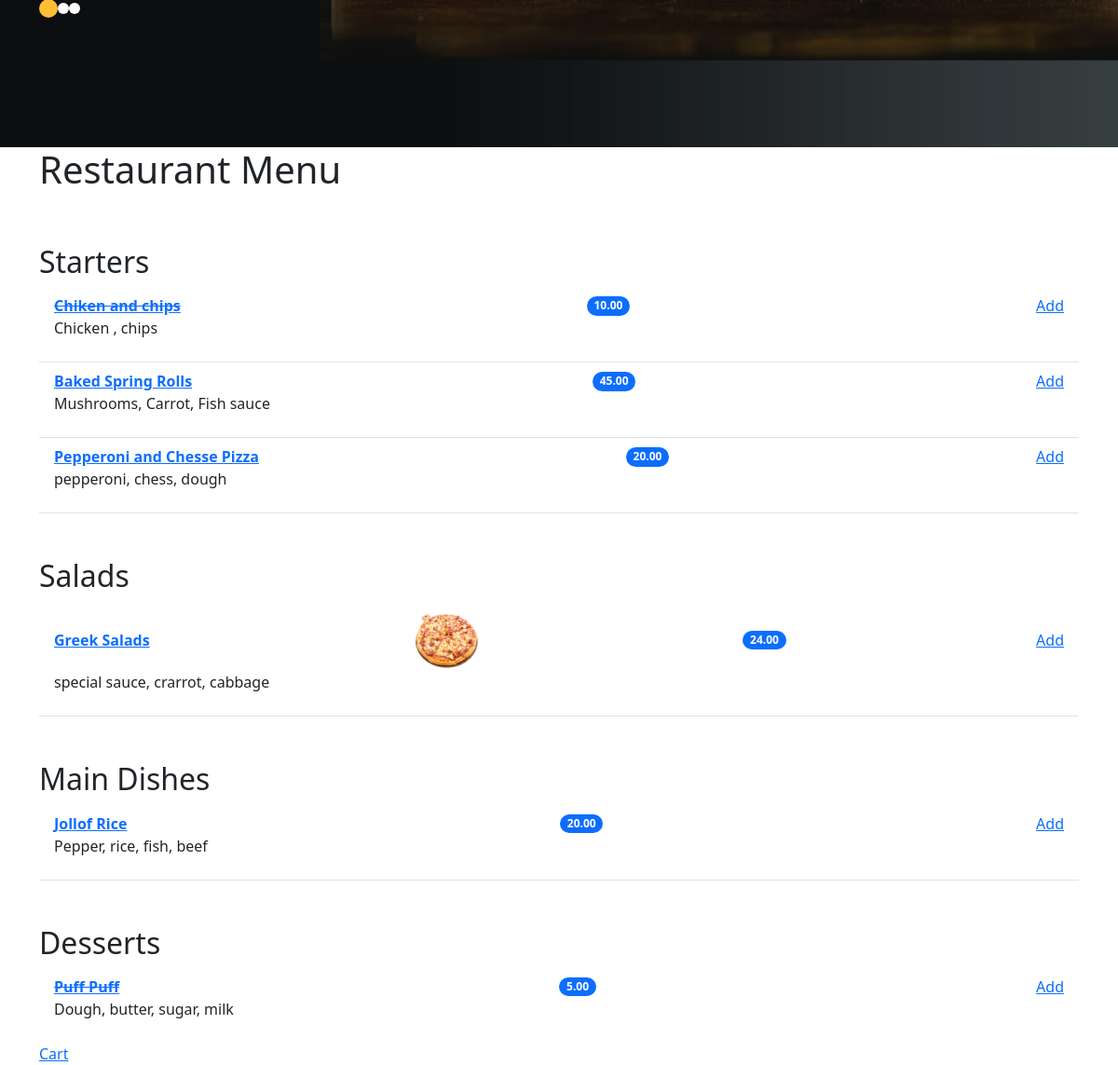
/ (lower part), run on an earlier commit of the app's database.
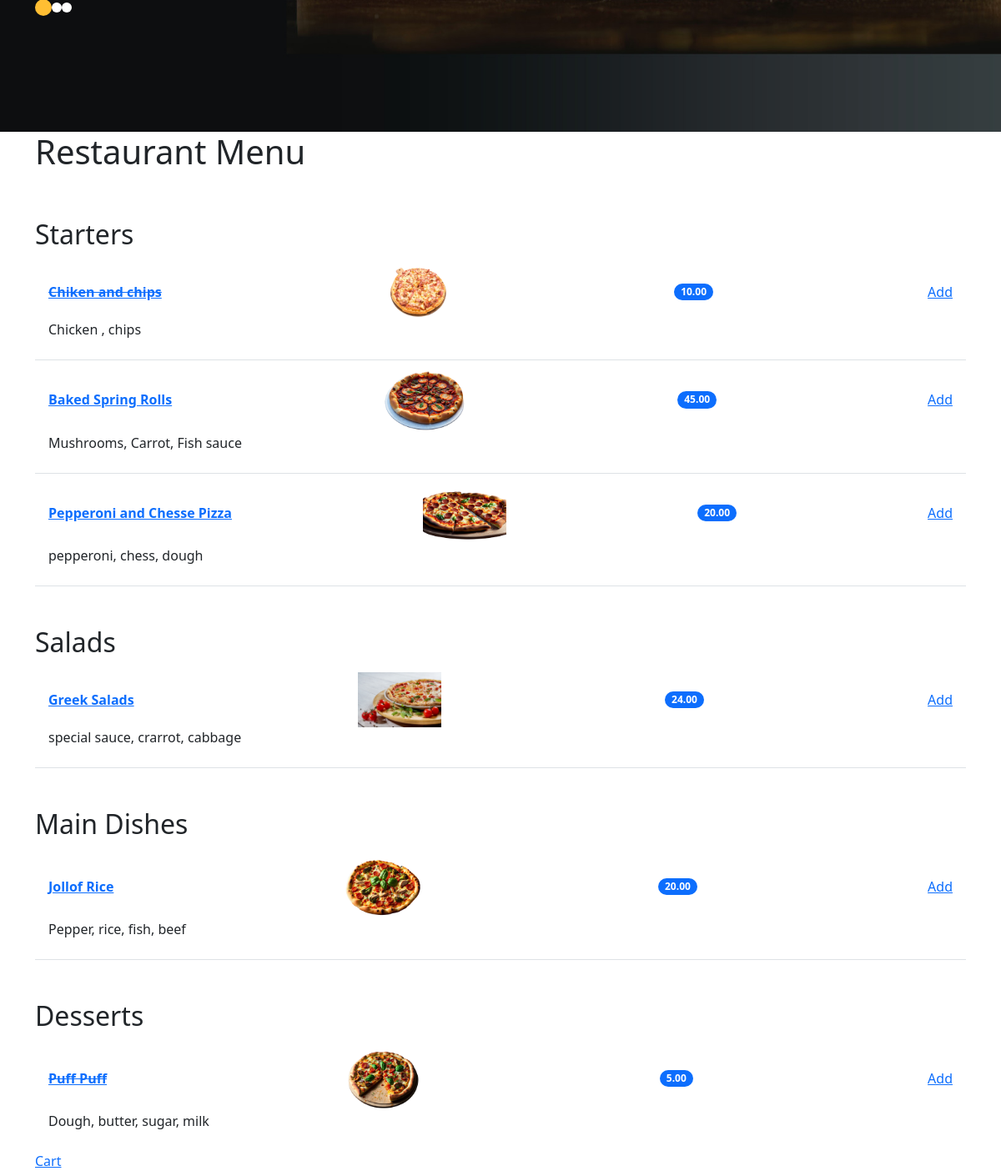
And on a later commit of the database.
### restaurant_menu/models.py (models this page shows, shortened)
class Item(models.Model):
    meal = models.CharField(max_length=1000, unique=True)
    description = models.CharField(max_length=2000)
    price = models.DecimalField(max_digits=10, decimal_places=2)
    meal_type = models.CharField(max_length=200, choices=MEAL_TYPE)
    author = models.ForeignKey(User, on_delete=models.PROTECT)
    status = models.IntegerField(choices=STATUS, default=0)
    date_created = models.DateTimeField(auto_now_add=True)
    date_updated = models.DateTimeField(auto_now=True)
    image = models.ImageField(upload_to='menu_images/', null=True, blank=True)  # Add this line

### restaurant_menu/views.py (the view)
# urls.py: path('', views.menu_list, name='home'),
def menu_list(request):
    meals = MEAL_TYPE
    items = Item.objects.order_by('-date_created')
    return render(request, 'base/home.html', {'meals': meals, 'object_list': items})

### restaurant_menu/templates/base/home.html
{% extends 'main.html' %}
{% block content %}
<main class="layout layout--3">
  <div class="container">
    <h1>Restaurant Menu</h1>
    <ul class="list-group list-group-flush">
      {% for meal in meals %}
        <h2 class="pt-5">{{ meal.1 }}</h2>
        {% for row in object_list %}
          {% if row.meal_type == meal.0 %}
            <li class="list-group-item d-flex justify-content-between align-items-center border-0 pb-0">
              <a href="{% url 'menu_item_detail' row.pk %}">
                {% if row.status == 0 %}
                  <b><del>{{ row.meal }}</del></b>
                {% else %}
                  <b>{{ row.meal }}</b>
                {% endif %}
              </a>
              {% if row.image %}
                <img src="{{ row.image.url }}" alt="{{ row.meal }}" style="width: 100px; height: auto;">
              {% endif %}
              <span class="badge bg-primary rounded-pill">{{ row.price }}</span>
              <span><a href="{% url 'add_to_cart' row.pk %}">Add</a></span>
            </li>
            <li class="list-group-item pt-0">
              <p>{{ row.description }}</p>
            </li>
          {% endif %}
        {% endfor %}
      {% endfor %}
    </ul>
    <a href="{% url 'view_cart' %}">Cart</a>
  </div>
</main>
{% endblock %}

What changed in the data, as far as the page shows it:
changed Item "Chiken and chips": image: picture added
changed Item "Baked Spring Rolls": image: picture added
changed Item "Pepperoni and Chesse Pizza": image: picture added
changed Item "Greek Salads": image: a different picture
changed Item "Jollof Rice": image: picture added
changed Item "Puff Puff": image: picture added
